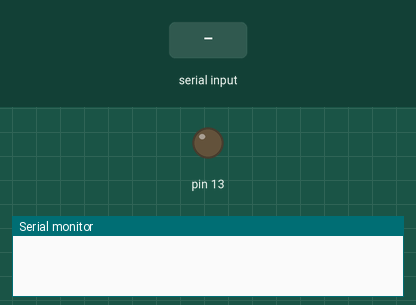
A sketch run on a simulated Arduino Uno, built with avr-gcc and run on an emulated ATmega328P. Parts: output pins drawn as LEDs (lit = HIGH), the last lines printed to the serial monitor. The inputs (shaded band) are chosen by the test bench.

Above: at 1.2 s.
1.3 s: "a" received over Serial
At 1.7 s:
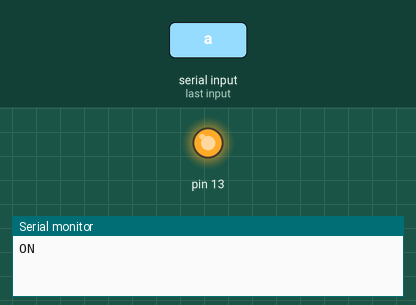
2.8 s: "s" received over Serial
At 4.1 s:
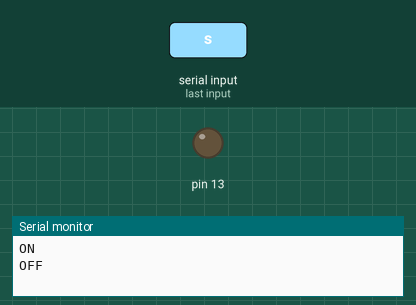
Timing chart, 0 to 5.8 s (numbered marks = the images above; inputs shaded):
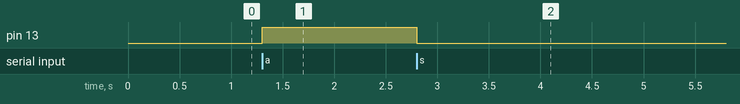

The sketch:

S03_read.ino
```cpp
void setup() {
  Serial.begin(9600);
  pinMode(13, OUTPUT);
}

void loop() {
  if (Serial.available()) {
    char ch = Serial.read();
    if (ch == 'a') {
      digitalWrite(13, HIGH);
      Serial.println("ON");
    } else if (ch == 's') {
      digitalWrite(13, LOW);
      Serial.println("OFF");
    }
  }

}
```

Measured:
- after the input at 1.3 s, pin 13: LOW → HIGH at once
- after the input at 2.8 s, pin 13: HIGH → LOW at once
